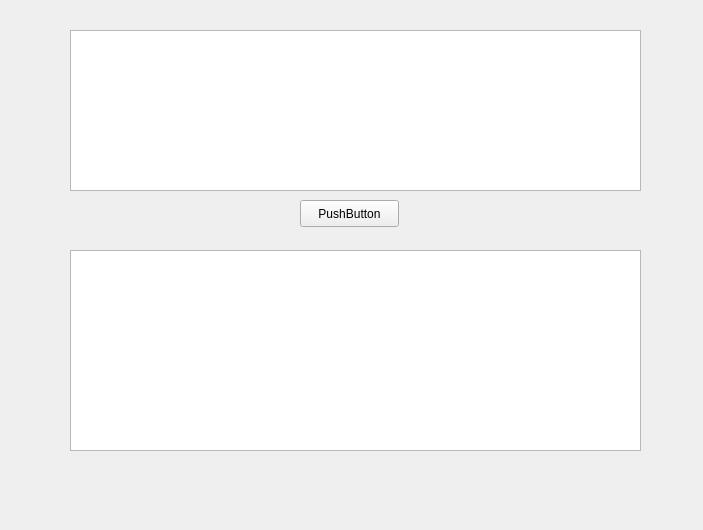
<?xml version="1.0" encoding="UTF-8"?>
<ui version="4.0">
 <class>MainWindow</class>
 <widget class="QWidget" name="MainWindow">
  <property name="geometry">
   <rect>
    <x>0</x>
    <y>0</y>
    <width>703</width>
    <height>530</height>
   </rect>
  </property>
  <property name="windowTitle">
   <string>MainWindow</string>
  </property>
  <widget class="QPlainTextEdit" name="inputText">
   <property name="geometry">
    <rect>
     <x>70</x>
     <y>30</y>
     <width>571</width>
     <height>161</height>
    </rect>
   </property>
  </widget>
  <widget class="QPlainTextEdit" name="outputText">
   <property name="geometry">
    <rect>
     <x>70</x>
     <y>250</y>
     <width>571</width>
     <height>201</height>
    </rect>
   </property>
  </widget>
  <widget class="QPushButton" name="pushButton">
   <property name="geometry">
    <rect>
     <x>300</x>
     <y>200</y>
     <width>99</width>
     <height>27</height>
    </rect>
   </property>
   <property name="text">
    <string>PushButton</string>
   </property>
  </widget>
 </widget>
 <layoutdefault spacing="6" margin="11"/>
 <resources/>
 <connections/>
</ui>
